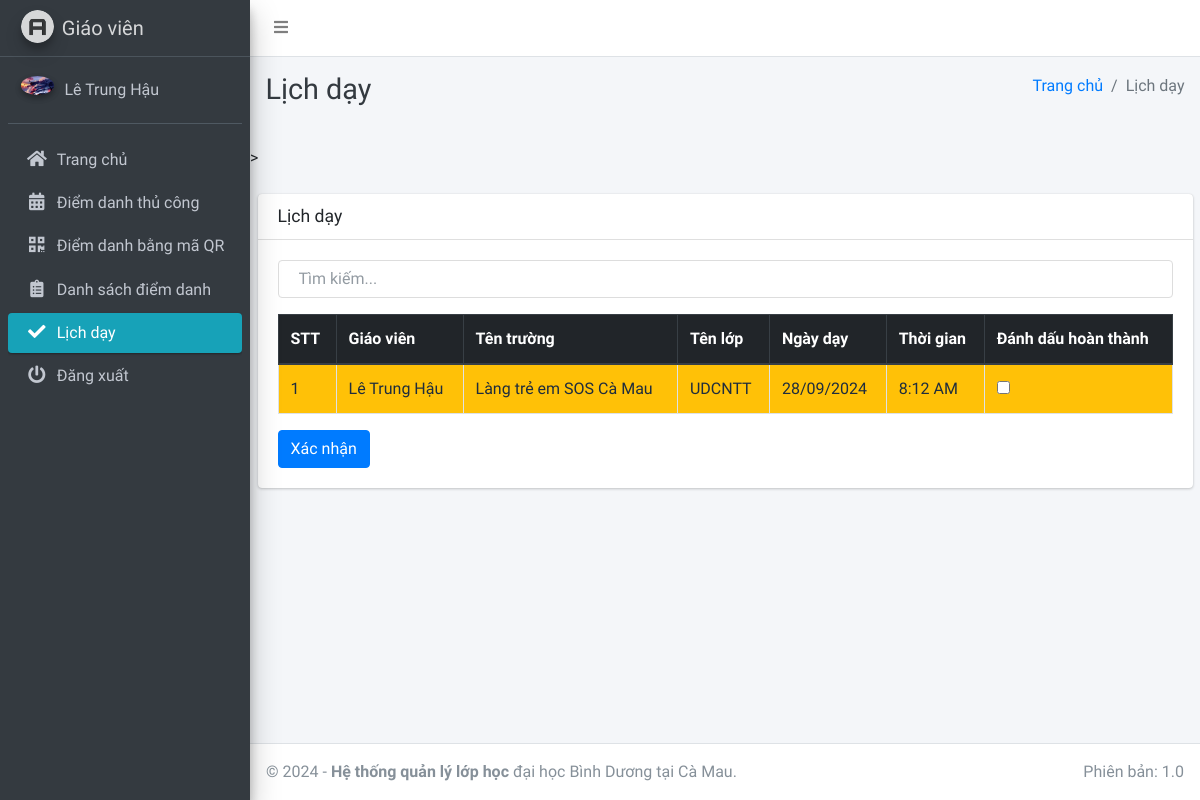
The page /teacher/schedule (signed in) on the database as committed earlier.
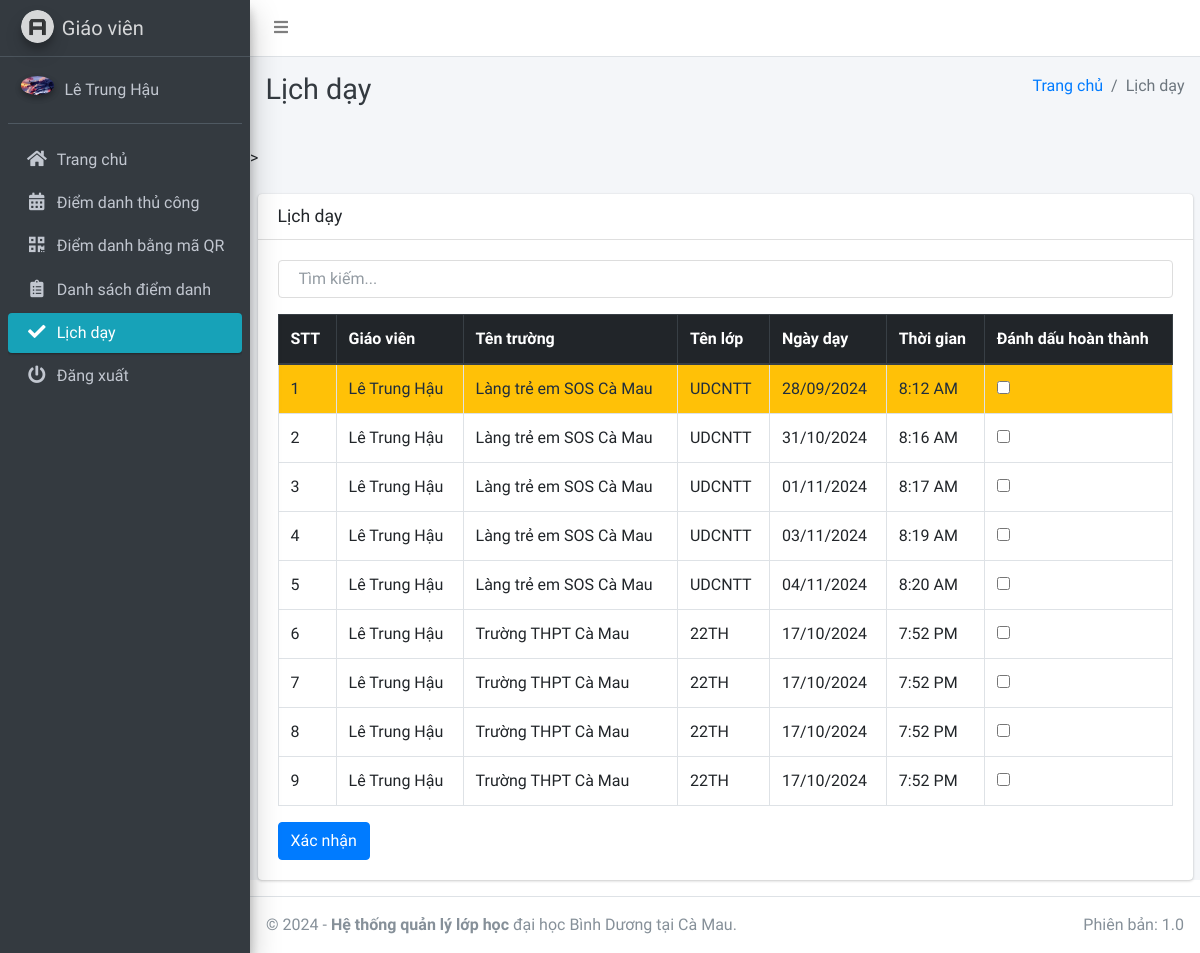
The same page on the database as committed later.
### main_app/models.py (models this page shows, shortened)
class TeachingSchedule(models.Model):
    staff = models.ForeignKey(Staff, on_delete=models.CASCADE)
    school_name = models.ForeignKey(Course, on_delete=models.CASCADE)
    class_name = models.ForeignKey(Subject, on_delete=models.CASCADE)
    schedule_date = models.DateField()
    start_time = models.TimeField()
    created_at = models.DateTimeField(auto_now_add=True)
    updated_at = models.DateTimeField(auto_now=True)

class Staff(models.Model):
    course = models.ForeignKey(Course, on_delete=models.CASCADE, null=True, blank=False)
    admin = models.OneToOneField(CustomUser, on_delete=models.CASCADE)

class CustomUser(AbstractUser):
    USER_TYPE = ((1, "HOD"), (2, "Staff"), (3, "Student"))
    GENDER = [("M", "Nam"), ("F", "Nữ")]
    username = None
    email = models.EmailField(unique=True, null=True, blank=True)
    student_id = models.CharField(max_length=20, unique=True, null=True, blank=True)
    user_type = models.CharField(default=1, choices=USER_TYPE, max_length=1)
    gender = models.CharField(max_length=1, choices=GENDER)
    profile_pic = models.ImageField(null=True, blank=True)
    address = models.TextField()
    qr_code = models.ImageField(
        upload_to="QR/", null=True, blank=True
    )  # Thêm trường lưu mã QR
    created_at = models.DateTimeField(auto_now_add=True)
    updated_at = models.DateTimeField(auto_now=True)
    USERNAME_FIELD = "student_id"  # Mặc định là student_id
    REQUIRED_FIELDS = []
    objects = CustomUserManager()

class Course(models.Model):
    name = models.CharField(max_length=120, null=True) #tên trường
    created_at = models.DateTimeField(auto_now_add=True)
    updated_at = models.DateTimeField(auto_now=True)
    def __str__(self):
        return self.name

class Subject(models.Model):
    name = models.CharField(max_length=120) #tên lớp
    staff = models.ForeignKey(Staff, on_delete=models.CASCADE, null=True, blank=False)
    course = models.ForeignKey(Course, on_delete=models.CASCADE)
    updated_at = models.DateTimeField(auto_now=True)
    created_at = models.DateTimeField(auto_now_add=True)
    def __str__(self):
        return self.name

### main_app/staff_views.py (the view)
# urls.py: path("teacher/schedule", staff_views.staff_apply_leave, name='staff_apply_leave'),
def staff_apply_leave(request):
    form = TeachingSchedule(request.POST or None)
    staff = get_object_or_404(Staff, admin_id=request.user.id)
    sessions = TeachingSchedule.objects.filter(staff=staff)
    completed_sessions = CompletedTeachingSchedule.objects.filter(staff_id=staff.admin)
    completed_session_ids = completed_sessions.values_list("schedule_id", flat=True)
    today = date.today()
    context = {
        "today": today,
        "form": form,
        "sessions": sessions,
        "completed_session_ids": completed_session_ids,
        "page_title": "Lịch dạy",
    }
    return render(request, "staff_template/staff_apply_leave.html", context)

### main_app/templates/staff_template/staff_apply_leave.html (shortened to what this page needs)
{% extends 'main_app/base.html' %}
{% load static %}
{% block page_title %}{{ page_title }}{% endblock page_title %}
{% block content %}
>
<div class="container-fluid mt-4">
    <div class="card">
        <div class="card-header">
            <h5 class="card-title">{{ page_title }}</h5>
        </div>
        <div class="card-body">
            <input type="text" id="searchInput" onkeyup="searchTable()" placeholder="Tìm kiếm..." class="form-control mb-3">
            <form method="POST" action="{% url 'complete_teaching_schedule' %}">
                <div class="table-responsive">
                    <table id="example2" class="table table-bordered table-hover">
                        <thead class="thead-dark">
                            <tr>
                                <th>STT</th>
                                <th>Giáo viên</th>
                                <th>Tên trường</th>
                                <th>Tên lớp</th>
                                <th>Ngày dạy</th>
                                <th>Thời gian</th>
                                <th>Đánh dấu hoàn thành</th>
                            </tr>
                        </thead>
                        <tbody>
                            {% for session in sessions %}
                                {% if session.id not in completed_session_ids %}
                                    <tr {% if session.schedule_date < today %} class="bg-warning" {% endif %}>
                                        <td>{{ forloop.counter }}</td>
                                        <td>{{ session.staff.admin.last_name }} {{ session.staff.admin.first_name }}</td>
                                        <td>{{ session.school_name }}</td>
                                        <td>{{ session.class_name }}</td>
                                        <td>
                                            {{ session.schedule_date|date:"d/m/Y" }}
                                        </td>
                                        <td>{{ session.start_time|date:"g:i A" }}</td>
                                        <td>
                                            <input type="checkbox" name="session_id[]" value="{{ session.id }}">
                                        </td>
                                    </tr>
                                {% endif %}
                            {% endfor %}
                        </tbody>
                    </table>
                    <button type="submit" class="btn btn-primary">Xác nhận</button>
                </div>
            </form>
        </div>
    </div>
</div>
{% endblock content %}

Rows that differ between the two databases and show on the page:
added TeachingSchedule: staff.admin.last_name "Lê", staff.admin.first_name "Trung Hậu", school_name "Làng trẻ em SOS Cà Mau", class_name "UDCNTT", schedule_date "31/10/2024", start_time "8:16 AM"
added TeachingSchedule: staff.admin.last_name "Lê", staff.admin.first_name "Trung Hậu", school_name "Làng trẻ em SOS Cà Mau", class_name "UDCNTT", schedule_date "01/11/2024", start_time "8:17 AM"
added TeachingSchedule: staff.admin.last_name "Lê", staff.admin.first_name "Trung Hậu", school_name "Làng trẻ em SOS Cà Mau", class_name "UDCNTT", schedule_date "03/11/2024", start_time "8:19 AM"
added TeachingSchedule: staff.admin.last_name "Lê", staff.admin.first_name "Trung Hậu", school_name "Làng trẻ em SOS Cà Mau", class_name "UDCNTT", schedule_date "04/11/2024", start_time "8:20 AM"
added TeachingSchedule: staff.admin.last_name "Lê", staff.admin.first_name "Trung Hậu", school_name "Trường THPT Cà Mau", class_name "22TH", schedule_date "17/10/2024", start_time "7:52 PM"
added TeachingSchedule: staff.admin.last_name "Lê", staff.admin.first_name "Trung Hậu", school_name "Trường THPT Cà Mau", class_name "22TH", schedule_date "17/10/2024", start_time "7:52 PM"
added TeachingSchedule: staff.admin.last_name "Lê", staff.admin.first_name "Trung Hậu", school_name "Trường THPT Cà Mau", class_name "22TH", schedule_date "17/10/2024", start_time "7:52 PM"
added TeachingSchedule: staff.admin.last_name "Lê", staff.admin.first_name "Trung Hậu", school_name "Trường THPT Cà Mau", class_name "22TH", schedule_date "17/10/2024", start_time "7:52 PM"
